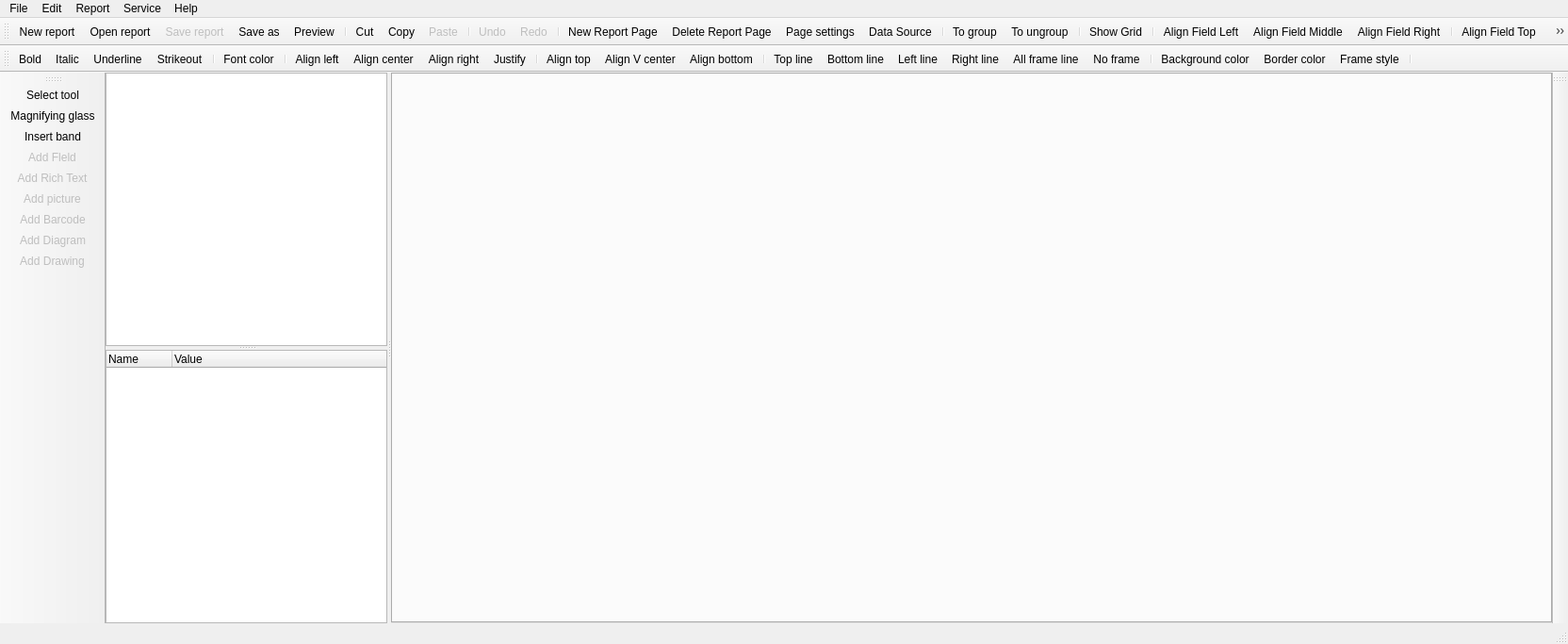
<?xml version="1.0" encoding="UTF-8"?>
<ui version="4.0">
 <class>MainWindow</class>
 <widget class="QMainWindow" name="MainWindow">
  <property name="geometry">
   <rect>
    <x>0</x>
    <y>0</y>
    <width>1664</width>
    <height>683</height>
   </rect>
  </property>
  <property name="windowTitle">
   <string>QtRPT Designer</string>
  </property>
  <property name="windowIcon">
   <iconset>
    <normaloff>C:/Users/Aleksey/Desktop/32.png</normaloff>C:/Users/Aleksey/Desktop/32.png</iconset>
  </property>
  <widget class="QWidget" name="centralWidget">
   <layout class="QHBoxLayout" name="horizontalLayout">
    <property name="spacing">
     <number>0</number>
    </property>
    <property name="leftMargin">
     <number>0</number>
    </property>
    <property name="topMargin">
     <number>0</number>
    </property>
    <property name="rightMargin">
     <number>0</number>
    </property>
    <property name="bottomMargin">
     <number>0</number>
    </property>
    <item>
     <widget class="QSplitter" name="splitter">
      <property name="orientation">
       <enum>Qt::Horizontal</enum>
      </property>
      <widget class="QWidget" name="widget_2" native="true">
       <property name="sizePolicy">
        <sizepolicy hsizetype="Preferred" vsizetype="Minimum">
         <horstretch>0</horstretch>
         <verstretch>0</verstretch>
        </sizepolicy>
       </property>
       <property name="maximumSize">
        <size>
         <width>299</width>
         <height>16777215</height>
        </size>
       </property>
       <property name="baseSize">
        <size>
         <width>0</width>
         <height>0</height>
        </size>
       </property>
       <layout class="QVBoxLayout" name="verticalLayout">
        <property name="spacing">
         <number>0</number>
        </property>
        <property name="leftMargin">
         <number>0</number>
        </property>
        <property name="topMargin">
         <number>0</number>
        </property>
        <property name="rightMargin">
         <number>0</number>
        </property>
        <property name="bottomMargin">
         <number>0</number>
        </property>
        <item>
         <widget class="QSplitter" name="splitter_2">
          <property name="sizePolicy">
           <sizepolicy hsizetype="Preferred" vsizetype="Expanding">
            <horstretch>0</horstretch>
            <verstretch>0</verstretch>
           </sizepolicy>
          </property>
          <property name="baseSize">
           <size>
            <width>0</width>
            <height>0</height>
           </size>
          </property>
          <property name="orientation">
           <enum>Qt::Vertical</enum>
          </property>
          <widget class="QTreeWidget" name="treeWidget">
           <property name="sizePolicy">
            <sizepolicy hsizetype="Preferred" vsizetype="Preferred">
             <horstretch>0</horstretch>
             <verstretch>0</verstretch>
            </sizepolicy>
           </property>
           <property name="baseSize">
            <size>
             <width>0</width>
             <height>0</height>
            </size>
           </property>
           <attribute name="headerVisible">
            <bool>false</bool>
           </attribute>
           <attribute name="headerDefaultSectionSize">
            <number>50</number>
           </attribute>
           <column>
            <property name="text">
             <string notr="true">1</string>
            </property>
           </column>
          </widget>
          <widget class="QTreeWidget" name="treeParams">
           <property name="sizePolicy">
            <sizepolicy hsizetype="Preferred" vsizetype="Preferred">
             <horstretch>0</horstretch>
             <verstretch>0</verstretch>
            </sizepolicy>
           </property>
           <property name="baseSize">
            <size>
             <width>0</width>
             <height>0</height>
            </size>
           </property>
           <property name="editTriggers">
            <set>QAbstractItemView::DoubleClicked|QAbstractItemView::EditKeyPressed</set>
           </property>
           <property name="alternatingRowColors">
            <bool>true</bool>
           </property>
           <property name="selectionMode">
            <enum>QAbstractItemView::SingleSelection</enum>
           </property>
           <property name="indentation">
            <number>15</number>
           </property>
           <property name="expandsOnDoubleClick">
            <bool>false</bool>
           </property>
           <attribute name="headerDefaultSectionSize">
            <number>70</number>
           </attribute>
           <column>
            <property name="text">
             <string>Name</string>
            </property>
           </column>
           <column>
            <property name="text">
             <string>Value</string>
            </property>
           </column>
          </widget>
         </widget>
        </item>
       </layout>
      </widget>
      <widget class="QTabWidget" name="tabWidget"/>
     </widget>
    </item>
   </layout>
  </widget>
  <widget class="QMenuBar" name="menuBar">
   <property name="geometry">
    <rect>
     <x>0</x>
     <y>0</y>
     <width>1664</width>
     <height>21</height>
    </rect>
   </property>
   <widget class="QMenu" name="menuFile">
    <property name="title">
     <string>File</string>
    </property>
    <addaction name="actionNewReport"/>
    <addaction name="actionOpenReport"/>
    <addaction name="actSaveReport"/>
    <addaction name="actSaveAs"/>
    <addaction name="separator"/>
    <addaction name="actNewReportPage"/>
    <addaction name="actDeleteReportPage"/>
    <addaction name="separator"/>
    <addaction name="actionExit"/>
   </widget>
   <widget class="QMenu" name="menuReport">
    <property name="title">
     <string>Report</string>
    </property>
    <addaction name="actPageSettings"/>
   </widget>
   <widget class="QMenu" name="menuEdit">
    <property name="title">
     <string>Edit</string>
    </property>
    <addaction name="actUndo"/>
    <addaction name="actRedo"/>
    <addaction name="separator"/>
    <addaction name="actCut"/>
    <addaction name="actCopy"/>
    <addaction name="actPaste"/>
   </widget>
   <widget class="QMenu" name="menuHelp">
    <property name="title">
     <string>Help</string>
    </property>
    <addaction name="actReadme"/>
    <addaction name="actCheckUpdates"/>
    <addaction name="actAbout"/>
   </widget>
   <widget class="QMenu" name="menuService">
    <property name="title">
     <string>Service</string>
    </property>
    <addaction name="actSettings"/>
   </widget>
   <addaction name="menuFile"/>
   <addaction name="menuEdit"/>
   <addaction name="menuReport"/>
   <addaction name="menuService"/>
   <addaction name="menuHelp"/>
  </widget>
  <widget class="QToolBar" name="mainToolBar">
   <attribute name="toolBarArea">
    <enum>TopToolBarArea</enum>
   </attribute>
   <attribute name="toolBarBreak">
    <bool>false</bool>
   </attribute>
   <addaction name="actionNewReport"/>
   <addaction name="actionOpenReport"/>
   <addaction name="actSaveReport"/>
   <addaction name="actSaveAs"/>
   <addaction name="actPreview"/>
   <addaction name="separator"/>
   <addaction name="actCut"/>
   <addaction name="actCopy"/>
   <addaction name="actPaste"/>
   <addaction name="separator"/>
   <addaction name="actUndo"/>
   <addaction name="actRedo"/>
   <addaction name="separator"/>
   <addaction name="actNewReportPage"/>
   <addaction name="actDeleteReportPage"/>
   <addaction name="actPageSettings"/>
   <addaction name="actDataSource"/>
   <addaction name="separator"/>
   <addaction name="actGroup"/>
   <addaction name="actUngroup"/>
   <addaction name="separator"/>
   <addaction name="actShowGrid"/>
   <addaction name="separator"/>
   <addaction name="actFieldLeft"/>
   <addaction name="actFieldMiddle"/>
   <addaction name="actFieldRight"/>
   <addaction name="separator"/>
   <addaction name="actFieldTop"/>
   <addaction name="actFieldCenter"/>
   <addaction name="actFieldBottom"/>
   <addaction name="separator"/>
   <addaction name="actFieldSameWidth"/>
   <addaction name="actFieldSameHeight"/>
   <addaction name="separator"/>
  </widget>
  <widget class="QStatusBar" name="statusBar"/>
  <widget class="QToolBar" name="toolBar">
   <property name="windowTitle">
    <string>toolBar</string>
   </property>
   <attribute name="toolBarArea">
    <enum>TopToolBarArea</enum>
   </attribute>
   <attribute name="toolBarBreak">
    <bool>true</bool>
   </attribute>
   <addaction name="actionBold"/>
   <addaction name="actionItalic"/>
   <addaction name="actionUnderline"/>
   <addaction name="actionStrikeout"/>
   <addaction name="separator"/>
   <addaction name="actFontColor"/>
   <addaction name="separator"/>
   <addaction name="actAlignLeft"/>
   <addaction name="actAlignCenter"/>
   <addaction name="actAlignRight"/>
   <addaction name="actAlignJustify"/>
   <addaction name="separator"/>
   <addaction name="actAlignTop"/>
   <addaction name="actAlignVCenter"/>
   <addaction name="actAlignBottom"/>
   <addaction name="separator"/>
   <addaction name="actLineTop"/>
   <addaction name="actLineBottom"/>
   <addaction name="actLineLeft"/>
   <addaction name="actLineRight"/>
   <addaction name="actLineAll"/>
   <addaction name="actLineNo"/>
   <addaction name="separator"/>
   <addaction name="actBackgroundColor"/>
   <addaction name="actBorderColor"/>
   <addaction name="actFrameStyle"/>
   <addaction name="separator"/>
  </widget>
  <widget class="QToolBar" name="toolBar_2">
   <property name="windowTitle">
    <string>toolBar_2</string>
   </property>
   <attribute name="toolBarArea">
    <enum>RightToolBarArea</enum>
   </attribute>
   <attribute name="toolBarBreak">
    <bool>false</bool>
   </attribute>
  </widget>
  <widget class="QToolBar" name="toolBar_3">
   <property name="windowTitle">
    <string>toolBar_3</string>
   </property>
   <attribute name="toolBarArea">
    <enum>LeftToolBarArea</enum>
   </attribute>
   <attribute name="toolBarBreak">
    <bool>false</bool>
   </attribute>
   <addaction name="actSelect_tool"/>
   <addaction name="actMagnifying"/>
   <addaction name="actionInsert_band"/>
   <addaction name="actAddField"/>
   <addaction name="actAddRichText"/>
   <addaction name="actAddPicture"/>
   <addaction name="actAddBarcode"/>
   <addaction name="actAddDiagram"/>
   <addaction name="actAddDrawing"/>
  </widget>
  <action name="actionExit">
   <property name="text">
    <string>Exit</string>
   </property>
   <property name="toolTip">
    <string>Exit</string>
   </property>
  </action>
  <action name="actPageSettings">
   <property name="icon">
    <iconset resource="images.qrc">
     <normaloff>:/new/prefix1/images/pageSetting.png</normaloff>:/new/prefix1/images/pageSetting.png</iconset>
   </property>
   <property name="text">
    <string>Page settings</string>
   </property>
  </action>
  <action name="actSelect_tool">
   <property name="checkable">
    <bool>true</bool>
   </property>
   <property name="icon">
    <iconset resource="images.qrc">
     <normaloff>:/new/prefix1/images/80-1.png</normaloff>:/new/prefix1/images/80-1.png</iconset>
   </property>
   <property name="text">
    <string>Select tool</string>
   </property>
   <property name="toolTip">
    <string>Select tool</string>
   </property>
  </action>
  <action name="actAlignLeft">
   <property name="checkable">
    <bool>true</bool>
   </property>
   <property name="icon">
    <iconset resource="images.qrc">
     <normaloff>:/new/prefix1/images/textleft.png</normaloff>:/new/prefix1/images/textleft.png</iconset>
   </property>
   <property name="text">
    <string>Align left</string>
   </property>
   <property name="toolTip">
    <string>Align left</string>
   </property>
  </action>
  <action name="actAlignCenter">
   <property name="checkable">
    <bool>true</bool>
   </property>
   <property name="icon">
    <iconset resource="images.qrc">
     <normaloff>:/new/prefix1/images/textcenter.png</normaloff>:/new/prefix1/images/textcenter.png</iconset>
   </property>
   <property name="text">
    <string>Align center</string>
   </property>
   <property name="toolTip">
    <string>Align center</string>
   </property>
  </action>
  <action name="actAlignRight">
   <property name="checkable">
    <bool>true</bool>
   </property>
   <property name="icon">
    <iconset resource="images.qrc">
     <normaloff>:/new/prefix1/images/textright.png</normaloff>:/new/prefix1/images/textright.png</iconset>
   </property>
   <property name="text">
    <string>Align right</string>
   </property>
   <property name="toolTip">
    <string>Align right</string>
   </property>
  </action>
  <action name="actAlignJustify">
   <property name="checkable">
    <bool>true</bool>
   </property>
   <property name="icon">
    <iconset resource="images.qrc">
     <normaloff>:/new/prefix1/images/textjustify.png</normaloff>:/new/prefix1/images/textjustify.png</iconset>
   </property>
   <property name="text">
    <string>Justify</string>
   </property>
   <property name="toolTip">
    <string>Justify</string>
   </property>
  </action>
  <action name="actionBold">
   <property name="checkable">
    <bool>true</bool>
   </property>
   <property name="icon">
    <iconset resource="images.qrc">
     <normaloff>:/new/prefix1/images/textbold.png</normaloff>:/new/prefix1/images/textbold.png</iconset>
   </property>
   <property name="text">
    <string>Bold</string>
   </property>
   <property name="toolTip">
    <string>Bold</string>
   </property>
  </action>
  <action name="actionItalic">
   <property name="checkable">
    <bool>true</bool>
   </property>
   <property name="icon">
    <iconset resource="images.qrc">
     <normaloff>:/new/prefix1/images/textitalic.png</normaloff>:/new/prefix1/images/textitalic.png</iconset>
   </property>
   <property name="text">
    <string>Italic</string>
   </property>
   <property name="toolTip">
    <string>Italic</string>
   </property>
  </action>
  <action name="actionUnderline">
   <property name="checkable">
    <bool>true</bool>
   </property>
   <property name="icon">
    <iconset resource="images.qrc">
     <normaloff>:/new/prefix1/images/textunder.png</normaloff>:/new/prefix1/images/textunder.png</iconset>
   </property>
   <property name="text">
    <string>Underline</string>
   </property>
   <property name="toolTip">
    <string>Underline</string>
   </property>
  </action>
  <action name="actLineTop">
   <property name="checkable">
    <bool>true</bool>
   </property>
   <property name="icon">
    <iconset resource="images.qrc">
     <normaloff>:/new/prefix1/images/82-6.png</normaloff>:/new/prefix1/images/82-6.png</iconset>
   </property>
   <property name="text">
    <string>Top line</string>
   </property>
   <property name="toolTip">
    <string>Top line</string>
   </property>
  </action>
  <action name="actLineBottom">
   <property name="checkable">
    <bool>true</bool>
   </property>
   <property name="icon">
    <iconset resource="images.qrc">
     <normaloff>:/new/prefix1/images/82-7.png</normaloff>:/new/prefix1/images/82-7.png</iconset>
   </property>
   <property name="text">
    <string>Bottom line</string>
   </property>
   <property name="toolTip">
    <string>Bottom line</string>
   </property>
  </action>
  <action name="actLineLeft">
   <property name="checkable">
    <bool>true</bool>
   </property>
   <property name="icon">
    <iconset resource="images.qrc">
     <normaloff>:/new/prefix1/images/82-4.png</normaloff>:/new/prefix1/images/82-4.png</iconset>
   </property>
   <property name="text">
    <string>Left line</string>
   </property>
   <property name="toolTip">
    <string>Left line</string>
   </property>
  </action>
  <action name="actLineRight">
   <property name="checkable">
    <bool>true</bool>
   </property>
   <property name="icon">
    <iconset resource="images.qrc">
     <normaloff>:/new/prefix1/images/82-5.png</normaloff>:/new/prefix1/images/82-5.png</iconset>
   </property>
   <property name="text">
    <string>Right line</string>
   </property>
   <property name="toolTip">
    <string>Right line</string>
   </property>
  </action>
  <action name="actLineAll">
   <property name="checkable">
    <bool>true</bool>
   </property>
   <property name="icon">
    <iconset resource="images.qrc">
     <normaloff>:/new/prefix1/images/82-2.png</normaloff>:/new/prefix1/images/82-2.png</iconset>
   </property>
   <property name="text">
    <string>All frame line</string>
   </property>
   <property name="toolTip">
    <string>All frame line</string>
   </property>
  </action>
  <action name="actLineNo">
   <property name="checkable">
    <bool>true</bool>
   </property>
   <property name="icon">
    <iconset resource="images.qrc">
     <normaloff>:/new/prefix1/images/82-1.png</normaloff>:/new/prefix1/images/82-1.png</iconset>
   </property>
   <property name="text">
    <string>No frame</string>
   </property>
   <property name="toolTip">
    <string>No frame</string>
   </property>
  </action>
  <action name="actionInsert_band">
   <property name="checkable">
    <bool>true</bool>
   </property>
   <property name="icon">
    <iconset resource="images.qrc">
     <normaloff>:/new/prefix1/images/band.png</normaloff>:/new/prefix1/images/band.png</iconset>
   </property>
   <property name="text">
    <string>Insert band</string>
   </property>
   <property name="toolTip">
    <string>Insert band</string>
   </property>
  </action>
  <action name="actAddField">
   <property name="checkable">
    <bool>true</bool>
   </property>
   <property name="enabled">
    <bool>false</bool>
   </property>
   <property name="icon">
    <iconset resource="images.qrc">
     <normaloff>:/new/prefix1/images/field.png</normaloff>:/new/prefix1/images/field.png</iconset>
   </property>
   <property name="text">
    <string>Add Fleld</string>
   </property>
   <property name="toolTip">
    <string>Add field</string>
   </property>
  </action>
  <action name="actionNewReport">
   <property name="icon">
    <iconset resource="images.qrc">
     <normaloff>:/new/prefix1/images/new.png</normaloff>:/new/prefix1/images/new.png</iconset>
   </property>
   <property name="text">
    <string>New report</string>
   </property>
   <property name="toolTip">
    <string>New report</string>
   </property>
  </action>
  <action name="actionOpenReport">
   <property name="icon">
    <iconset resource="images.qrc">
     <normaloff>:/new/prefix1/images/open.png</normaloff>:/new/prefix1/images/open.png</iconset>
   </property>
   <property name="text">
    <string>Open report</string>
   </property>
   <property name="toolTip">
    <string>Open report</string>
   </property>
   <property name="shortcut">
    <string>Ctrl+O</string>
   </property>
  </action>
  <action name="actSaveReport">
   <property name="enabled">
    <bool>false</bool>
   </property>
   <property name="icon">
    <iconset resource="images.qrc">
     <normaloff>:/new/prefix1/images/save.png</normaloff>:/new/prefix1/images/save.png</iconset>
   </property>
   <property name="text">
    <string>Save report</string>
   </property>
   <property name="toolTip">
    <string>Save report</string>
   </property>
   <property name="shortcut">
    <string>Ctrl+S</string>
   </property>
  </action>
  <action name="actAlignTop">
   <property name="checkable">
    <bool>true</bool>
   </property>
   <property name="icon">
    <iconset resource="images.qrc">
     <normaloff>:/new/prefix1/images/texttop.png</normaloff>:/new/prefix1/images/texttop.png</iconset>
   </property>
   <property name="text">
    <string>Align top</string>
   </property>
   <property name="toolTip">
    <string>Align top</string>
   </property>
  </action>
  <action name="actAlignVCenter">
   <property name="checkable">
    <bool>true</bool>
   </property>
   <property name="icon">
    <iconset resource="images.qrc">
     <normaloff>:/new/prefix1/images/textVcenter.png</normaloff>:/new/prefix1/images/textVcenter.png</iconset>
   </property>
   <property name="text">
    <string>Align V center</string>
   </property>
   <property name="toolTip">
    <string>Align V center</string>
   </property>
  </action>
  <action name="actAlignBottom">
   <property name="checkable">
    <bool>true</bool>
   </property>
   <property name="icon">
    <iconset resource="images.qrc">
     <normaloff>:/new/prefix1/images/textbottom.png</normaloff>:/new/prefix1/images/textbottom.png</iconset>
   </property>
   <property name="text">
    <string>Align bottom</string>
   </property>
   <property name="toolTip">
    <string>Align bottom</string>
   </property>
  </action>
  <action name="actCopy">
   <property name="icon">
    <iconset resource="images.qrc">
     <normaloff>:/new/prefix1/images/copy.png</normaloff>:/new/prefix1/images/copy.png</iconset>
   </property>
   <property name="text">
    <string>Copy</string>
   </property>
   <property name="toolTip">
    <string>Copy</string>
   </property>
   <property name="shortcut">
    <string>Ctrl+C</string>
   </property>
  </action>
  <action name="actCut">
   <property name="icon">
    <iconset resource="images.qrc">
     <normaloff>:/new/prefix1/images/cut.png</normaloff>:/new/prefix1/images/cut.png</iconset>
   </property>
   <property name="text">
    <string>Cut</string>
   </property>
   <property name="toolTip">
    <string>Cut</string>
   </property>
   <property name="shortcut">
    <string>Ctrl+X</string>
   </property>
  </action>
  <action name="actPaste">
   <property name="enabled">
    <bool>false</bool>
   </property>
   <property name="icon">
    <iconset resource="images.qrc">
     <normaloff>:/new/prefix1/images/paste.png</normaloff>:/new/prefix1/images/paste.png</iconset>
   </property>
   <property name="text">
    <string>Paste</string>
   </property>
   <property name="toolTip">
    <string>Paste</string>
   </property>
   <property name="shortcut">
    <string>Ctrl+V</string>
   </property>
  </action>
  <action name="actSaveAs">
   <property name="icon">
    <iconset resource="images.qrc">
     <normaloff>:/new/prefix1/images/saveAll.png</normaloff>:/new/prefix1/images/saveAll.png</iconset>
   </property>
   <property name="text">
    <string>Save as</string>
   </property>
   <property name="toolTip">
    <string>Save as</string>
   </property>
  </action>
  <action name="actFontColor">
   <property name="icon">
    <iconset resource="images.qrc">
     <normaloff>:/new/prefix1/images/fontColor.png</normaloff>:/new/prefix1/images/fontColor.png</iconset>
   </property>
   <property name="text">
    <string>Font color</string>
   </property>
   <property name="toolTip">
    <string>Font color</string>
   </property>
  </action>
  <action name="actBackgroundColor">
   <property name="icon">
    <iconset resource="images.qrc">
     <normaloff>:/new/prefix1/images/backgroundColor.png</normaloff>:/new/prefix1/images/backgroundColor.png</iconset>
   </property>
   <property name="text">
    <string>Background color</string>
   </property>
   <property name="toolTip">
    <string>Background color</string>
   </property>
  </action>
  <action name="actBorderColor">
   <property name="icon">
    <iconset resource="images.qrc">
     <normaloff>:/new/prefix1/images/borderColor.png</normaloff>:/new/prefix1/images/borderColor.png</iconset>
   </property>
   <property name="text">
    <string>Border color</string>
   </property>
   <property name="toolTip">
    <string>Border color</string>
   </property>
  </action>
  <action name="actAbout">
   <property name="icon">
    <iconset resource="images.qrc">
     <normaloff>:/new/prefix1/images/Logo128.png</normaloff>:/new/prefix1/images/Logo128.png</iconset>
   </property>
   <property name="text">
    <string>About QtRptDesigner</string>
   </property>
  </action>
  <action name="actShowGrid">
   <property name="checkable">
    <bool>true</bool>
   </property>
   <property name="icon">
    <iconset resource="images.qrc">
     <normaloff>:/new/prefix1/images/grid.png</normaloff>:/new/prefix1/images/grid.png</iconset>
   </property>
   <property name="text">
    <string>Show Grid</string>
   </property>
   <property name="toolTip">
    <string>Show/Hide grid</string>
   </property>
  </action>
  <action name="actAddPicture">
   <property name="checkable">
    <bool>true</bool>
   </property>
   <property name="enabled">
    <bool>false</bool>
   </property>
   <property name="icon">
    <iconset resource="images.qrc">
     <normaloff>:/new/prefix1/images/picture.png</normaloff>:/new/prefix1/images/picture.png</iconset>
   </property>
   <property name="text">
    <string>Add picture</string>
   </property>
  </action>
  <action name="actFrameStyle">
   <property name="icon">
    <iconset resource="images.qrc">
     <normaloff>:/new/prefix1/images/frameStyle.png</normaloff>:/new/prefix1/images/frameStyle.png</iconset>
   </property>
   <property name="text">
    <string>Frame style</string>
   </property>
   <property name="toolTip">
    <string>Frame style</string>
   </property>
  </action>
  <action name="actNewReportPage">
   <property name="icon">
    <iconset resource="images.qrc">
     <normaloff>:/new/prefix1/images/newPageReport.png</normaloff>:/new/prefix1/images/newPageReport.png</iconset>
   </property>
   <property name="text">
    <string>New Report Page</string>
   </property>
   <property name="toolTip">
    <string>New Report Page</string>
   </property>
  </action>
  <action name="actDeleteReportPage">
   <property name="icon">
    <iconset resource="images.qrc">
     <normaloff>:/new/prefix1/images/deletePage.png</normaloff>:/new/prefix1/images/deletePage.png</iconset>
   </property>
   <property name="text">
    <string>Delete Report Page</string>
   </property>
   <property name="toolTip">
    <string>Delete Report Page</string>
   </property>
  </action>
  <action name="actFieldLeft">
   <property name="icon">
    <iconset resource="images.qrc">
     <normaloff>:/new/prefix1/images/fieldLeft.png</normaloff>:/new/prefix1/images/fieldLeft.png</iconset>
   </property>
   <property name="text">
    <string>Align Field Left</string>
   </property>
   <property name="toolTip">
    <string>Align Field Left</string>
   </property>
  </action>
  <action name="actFieldMiddle">
   <property name="icon">
    <iconset resource="images.qrc">
     <normaloff>:/new/prefix1/images/fieldMiddle.png</normaloff>:/new/prefix1/images/fieldMiddle.png</iconset>
   </property>
   <property name="text">
    <string>Align Field Middle</string>
   </property>
   <property name="toolTip">
    <string>Align Field Middle</string>
   </property>
  </action>
  <action name="actFieldRight">
   <property name="icon">
    <iconset resource="images.qrc">
     <normaloff>:/new/prefix1/images/fieldRight.png</normaloff>:/new/prefix1/images/fieldRight.png</iconset>
   </property>
   <property name="text">
    <string>Align Field Right</string>
   </property>
   <property name="toolTip">
    <string>Align Field Right</string>
   </property>
  </action>
  <action name="actFieldTop">
   <property name="icon">
    <iconset resource="images.qrc">
     <normaloff>:/new/prefix1/images/fieldTop.png</normaloff>:/new/prefix1/images/fieldTop.png</iconset>
   </property>
   <property name="text">
    <string>Align Field Top</string>
   </property>
   <property name="toolTip">
    <string>Align Field Top</string>
   </property>
  </action>
  <action name="actFieldCenter">
   <property name="icon">
    <iconset resource="images.qrc">
     <normaloff>:/new/prefix1/images/fieldCenter.png</normaloff>:/new/prefix1/images/fieldCenter.png</iconset>
   </property>
   <property name="text">
    <string>Align Field Center</string>
   </property>
   <property name="toolTip">
    <string>Align Field Center</string>
   </property>
  </action>
  <action name="actFieldBottom">
   <property name="icon">
    <iconset resource="images.qrc">
     <normaloff>:/new/prefix1/images/fieldBottom.png</normaloff>:/new/prefix1/images/fieldBottom.png</iconset>
   </property>
   <property name="text">
    <string>Align Field Bottom</string>
   </property>
   <property name="toolTip">
    <string>Align Field Bottom</string>
   </property>
  </action>
  <action name="actFieldSameWidth">
   <property name="icon">
    <iconset resource="images.qrc">
     <normaloff>:/new/prefix1/images/fieldSameWidth.png</normaloff>:/new/prefix1/images/fieldSameWidth.png</iconset>
   </property>
   <property name="text">
    <string>Field Same Width</string>
   </property>
   <property name="toolTip">
    <string>Field Same Width</string>
   </property>
  </action>
  <action name="actFieldSameHeight">
   <property name="icon">
    <iconset resource="images.qrc">
     <normaloff>:/new/prefix1/images/fieldSameHeight.png</normaloff>:/new/prefix1/images/fieldSameHeight.png</iconset>
   </property>
   <property name="text">
    <string>Field Same Height</string>
   </property>
   <property name="toolTip">
    <string>Field Same Height</string>
   </property>
  </action>
  <action name="actSettings">
   <property name="icon">
    <iconset resource="images.qrc">
     <normaloff>:/new/prefix1/images/setting.png</normaloff>:/new/prefix1/images/setting.png</iconset>
   </property>
   <property name="text">
    <string>Settings</string>
   </property>
   <property name="toolTip">
    <string>Settings</string>
   </property>
  </action>
  <action name="actMagnifying">
   <property name="checkable">
    <bool>true</bool>
   </property>
   <property name="icon">
    <iconset resource="images.qrc">
     <normaloff>:/new/prefix1/images/maginfier.png</normaloff>:/new/prefix1/images/maginfier.png</iconset>
   </property>
   <property name="text">
    <string>Magnifying glass</string>
   </property>
   <property name="toolTip">
    <string>Magnifying glass</string>
   </property>
  </action>
  <action name="actionStrikeout">
   <property name="checkable">
    <bool>true</bool>
   </property>
   <property name="icon">
    <iconset resource="images.qrc">
     <normaloff>:/new/prefix1/images/textstrikeout.png</normaloff>:/new/prefix1/images/textstrikeout.png</iconset>
   </property>
   <property name="text">
    <string>Strikeout</string>
   </property>
   <property name="toolTip">
    <string>Strikeout</string>
   </property>
  </action>
  <action name="actGroupProperty">
   <property name="icon">
    <iconset resource="images.qrc">
     <normaloff>:/new/prefix1/images/dataGrouping.png</normaloff>:/new/prefix1/images/dataGrouping.png</iconset>
   </property>
   <property name="text">
    <string>Group property</string>
   </property>
   <property name="toolTip">
    <string>Group property</string>
   </property>
  </action>
  <action name="actCheckUpdates">
   <property name="icon">
    <iconset resource="images.qrc">
     <normaloff>:/new/prefix1/images/update.png</normaloff>:/new/prefix1/images/update.png</iconset>
   </property>
   <property name="text">
    <string>Check updates</string>
   </property>
   <property name="toolTip">
    <string>Check updates</string>
   </property>
  </action>
  <action name="actAddDiagram">
   <property name="enabled">
    <bool>false</bool>
   </property>
   <property name="icon">
    <iconset resource="images.qrc">
     <normaloff>:/new/prefix1/images/diagram.png</normaloff>:/new/prefix1/images/diagram.png</iconset>
   </property>
   <property name="text">
    <string>Add Diagram</string>
   </property>
   <property name="toolTip">
    <string>Add Diagram</string>
   </property>
  </action>
  <action name="actAddDrawing">
   <property name="checkable">
    <bool>true</bool>
   </property>
   <property name="enabled">
    <bool>false</bool>
   </property>
   <property name="icon">
    <iconset resource="images.qrc">
     <normaloff>:/new/prefix1/images/drawing.png</normaloff>:/new/prefix1/images/drawing.png</iconset>
   </property>
   <property name="text">
    <string>Add Drawing</string>
   </property>
   <property name="toolTip">
    <string>Add Drawing</string>
   </property>
  </action>
  <action name="actPreview">
   <property name="enabled">
    <bool>true</bool>
   </property>
   <property name="icon">
    <iconset resource="images.qrc">
     <normaloff>:/new/prefix1/images/preview.png</normaloff>:/new/prefix1/images/preview.png</iconset>
   </property>
   <property name="text">
    <string>Preview</string>
   </property>
   <property name="toolTip">
    <string>Preview</string>
   </property>
  </action>
  <action name="actDataSource">
   <property name="checkable">
    <bool>true</bool>
   </property>
   <property name="icon">
    <iconset resource="images.qrc">
     <normaloff>:/new/prefix1/images/data.png</normaloff>:/new/prefix1/images/data.png</iconset>
   </property>
   <property name="text">
    <string>Data Source</string>
   </property>
   <property name="toolTip">
    <string>Data Source</string>
   </property>
  </action>
  <action name="actUndo">
   <property name="enabled">
    <bool>false</bool>
   </property>
   <property name="icon">
    <iconset resource="images.qrc">
     <normaloff>:/new/prefix1/images/undo.png</normaloff>:/new/prefix1/images/undo.png</iconset>
   </property>
   <property name="text">
    <string>Undo</string>
   </property>
   <property name="toolTip">
    <string>Undo</string>
   </property>
   <property name="shortcut">
    <string>Ctrl+Z</string>
   </property>
  </action>
  <action name="actRedo">
   <property name="enabled">
    <bool>false</bool>
   </property>
   <property name="icon">
    <iconset resource="images.qrc">
     <normaloff>:/new/prefix1/images/redo.png</normaloff>:/new/prefix1/images/redo.png</iconset>
   </property>
   <property name="text">
    <string>Redo</string>
   </property>
   <property name="toolTip">
    <string>Redo</string>
   </property>
   <property name="shortcut">
    <string>Ctrl+Y</string>
   </property>
  </action>
  <action name="actAddBarcode">
   <property name="enabled">
    <bool>false</bool>
   </property>
   <property name="icon">
    <iconset resource="images.qrc">
     <normaloff>:/new/prefix1/images/barcode.png</normaloff>:/new/prefix1/images/barcode.png</iconset>
   </property>
   <property name="text">
    <string>Add Barcode</string>
   </property>
   <property name="toolTip">
    <string>Add Barcode</string>
   </property>
  </action>
  <action name="actReadme">
   <property name="icon">
    <iconset resource="images.qrc">
     <normaloff>:/new/prefix1/images/readme.png</normaloff>:/new/prefix1/images/readme.png</iconset>
   </property>
   <property name="text">
    <string>Readme</string>
   </property>
   <property name="toolTip">
    <string>Readme</string>
   </property>
  </action>
  <action name="actAddRichText">
   <property name="enabled">
    <bool>false</bool>
   </property>
   <property name="icon">
    <iconset resource="images.qrc">
     <normaloff>:/new/prefix1/images/richText.png</normaloff>:/new/prefix1/images/richText.png</iconset>
   </property>
   <property name="text">
    <string>Add Rich Text</string>
   </property>
   <property name="toolTip">
    <string>Add Rich Text</string>
   </property>
  </action>
  <action name="actGroup">
   <property name="icon">
    <iconset resource="images.qrc">
     <normaloff>:/new/prefix1/images/group.png</normaloff>:/new/prefix1/images/group.png</iconset>
   </property>
   <property name="text">
    <string>To group</string>
   </property>
   <property name="toolTip">
    <string>To group</string>
   </property>
  </action>
  <action name="actUngroup">
   <property name="icon">
    <iconset resource="images.qrc">
     <normaloff>:/new/prefix1/images/ungroup.png</normaloff>:/new/prefix1/images/ungroup.png</iconset>
   </property>
   <property name="text">
    <string>To ungroup</string>
   </property>
   <property name="toolTip">
    <string>To ungroup</string>
   </property>
  </action>
 </widget>
 <layoutdefault spacing="6" margin="11"/>
 <resources>
  <include location="images.qrc"/>
 </resources>
 <connections/>
</ui>
